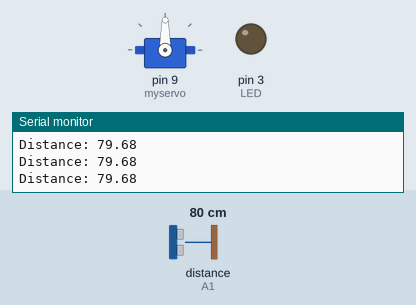
Simulated run of this sketch. Board: Arduino Uno, built with avr-gcc and run on an emulated ATmega328P. Shown: servo, output pins drawn as LEDs (lit = HIGH), the last lines printed to the serial monitor. Wiring (inferred from the names in the program): ultrasonic range finder: trigger A0; echo A1. Inputs (shaded band) come from the test bench; at power-on: distance to the obstacle (sensor on A1) 80 cm. The echo pulse lasts 58.3 µs per cm; pins used as bus, display or sensor lines are not drawn.

Above: at 1.2 s.
1.3 s: distance to the obstacle (sensor on A1) set to 9 cm
2.8 s: distance to the obstacle (sensor on A1) set to 6 cm
At 3.14 s:
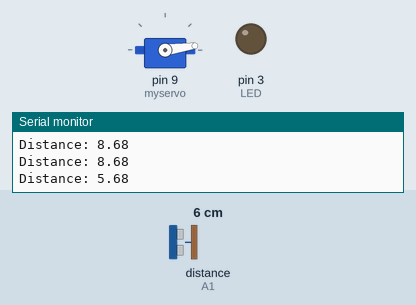
At 3.75 s:
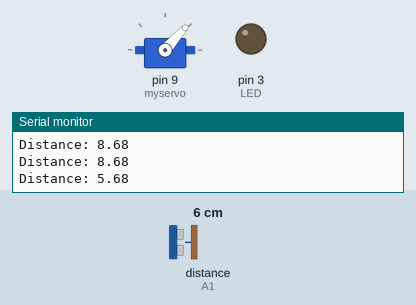
Timing chart, 0 to 11.8 s (numbered marks = the images above; inputs shaded):
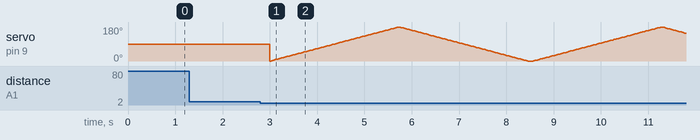

Measured:
- the behaviour switches between 8 and 7 cm on distance to the obstacle (sensor on A1) (found by bisection; images 0 and 1)

The sketch:

VIT_Ideathon_v1.ino
```cpp
const int trigPin = A0;
const int echoPin = A1;
const int LED     = 3;
const int IR      = A2;

int i,switch_mode;

float duration, distance,duration_on, distance_on;

#include <Servo.h>

Servo myservo;  // create servo object to control a servo
// twelve servo objects can be created on most boards

int pos = 0;    // variable to store the servo position


void setup()
{
  myservo.attach(9);
  pinMode(trigPin, OUTPUT);
  pinMode(echoPin, INPUT);
  pinMode(LED,OUTPUT);
  //IR Config
  Serial.begin(9600);
}

void loop()
{
  digitalWrite(trigPin, LOW);
  delayMicroseconds(2);
  digitalWrite(trigPin, HIGH);
  delayMicroseconds(10);
  digitalWrite(trigPin, LOW);

  duration = pulseIn(echoPin, HIGH);
  distance = (duration*.0343)/2;
  Serial.print("Distance: ");
  Serial.println(distance);
  delay(100);

  if(distance<7)
  {
    switch_mode=1;
    while(switch_mode==1)
    {
      for (pos = 0; pos <= 180; pos += 1)
      { // goes from 0 degrees to 180 degrees
    // in steps of 1 degree
    myservo.write(pos);              // tell servo to go to position in variable 'pos'
    delay(15);                       // waits 15ms for the servo to reach the position
  }
  for (pos = 180; pos >= 0; pos -= 1) { // goes from 180 degrees to 0 degrees
    myservo.write(pos);              // tell servo to go to position in variable 'pos'
    delay(15);                       // waits 15ms for the servo to reach the position
  }
      if(distance_on<5)
      break;
    }
   }
}
```
